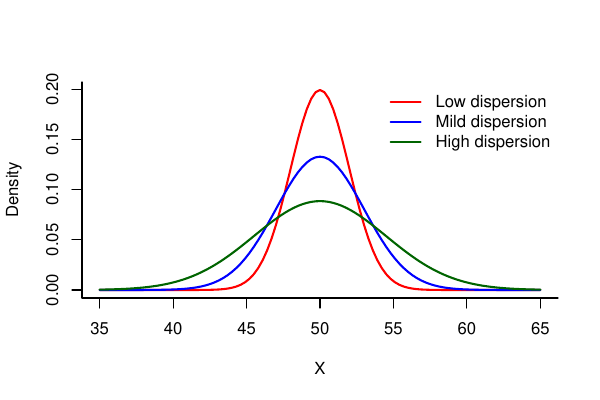

Reproduce this figure in R.
# library(extrafont)
# loadfonts(device = "win")

pdf("dispersion-comparison.pdf", width = 6, height = 4)

curve(dnorm(x, 50, 2), from = 35, 65, col = "red", ylab = "Density", lwd = 2, bty="l", xlab = "X")
curve(dnorm(x, 50, 3), from = 35, 65, add = T, col = "blue", lwd = 2)
curve(dnorm(x, 50, 4.5), from = 35, 65, add = T, col = "darkgreen", lwd = 2)

legend(
    "topright",
    legend = c(
        "Low dispersion",
        "Mild dispersion",
        "High dispersion"
    ),
    col = c("red", "blue", "darkgreen"),
    lty = c(1, 1, 1),
    lwd = c(2, 2, 2),
    bty = "n"    # no box around the legend
)
dev.off()

